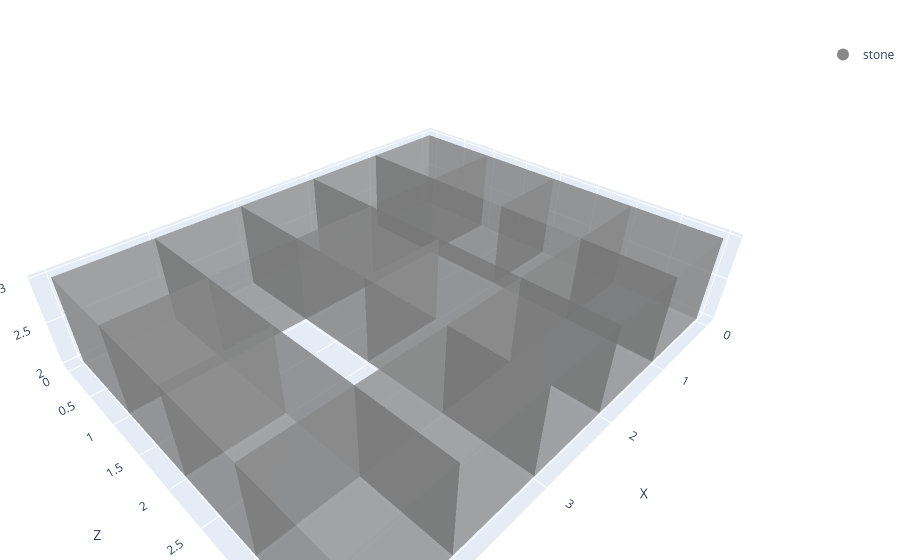

Notebook code cell kept with this figure:
### Code cell
coords = [
    {"x":  0, "y": 2, "z": 0, "material": "stone"},
    {"x":  1, "y": 2, "z": 0, "material": "stone"},
    {"x":  2, "y": 2, "z": 0, "material": "stone"},
    {"x":  3, "y": 2, "z": 0, "material": "stone"},
    {"x":  4, "y": 2, "z": 0, "material": "stone"},
    {"x":  0, "y": 2, "z": 1, "material": "stone"},
    {"x":  2, "y": 2, "z": 1, "material": "stone"},
    {"x":  4, "y": 2, "z": 1, "material": "stone"},
    {"x":  0, "y": 2, "z": 2, "material": "stone"},
    {"x":  2, "y": 2, "z": 2, "material": "stone"},
    {"x":  4, "y": 2, "z": 2, "material": "stone"},
    {"x":  0, "y": 2, "z": 3, "material": "stone"},
    {"x":  1, "y": 2, "z": 3, "material": "stone"},
    {"x":  2, "y": 2, "z": 3, "material": "stone"},
    {"x":  3, "y": 2, "z": 3, "material": "stone"},
    {"x":  4, "y": 2, "z": 3, "material": "stone"},
]

print(has_rooms(coords, 1))
print(has_rooms(coords, 2))
print(has_rooms(coords, 3))
print(has_rooms(coords, 4))
print(has_rooms(coords, 5))

plotly_blocks.plot(coords)

### Figure 1 — Plotly figure (JSON) as saved in the notebook; plotly's stock layout.template omitted (floating-point values rounded to 4 significant figures; data arrays with more than 128 entries replaced by an {"elided": "..."} marker saying what was removed)
{"data": [{"facecolor": {"elided": "192 str values"}, "flatshading": true, "i": {"elided": "192 int values"}, "j": {"elided": "192 int values"}, "k": {"elided": "192 int values"}, "opacity": 0.5, "type": "mesh3d", "x": [0, 1, 1, 0, 0, 1, 1, 0, 1, 2, 2, 1, 1, 2, 2, 1, 2, 3, 3, 2, 2, 3, 3, 2, 3, 4, 4, 3, 3, 4, 4, 3, 4, 5, 5, 4, 4, 5, 5, 4, 0, 1, 1, 0, 0, 1, 1, 0, 2, 3, 3, 2, 2, 3, 3, 2, 4, 5, 5, 4, 4, 5, 5, 4, 0, 1, 1, 0, 0, 1, 1, 0, 2, 3, 3, 2, 2, 3, 3, 2, 4, 5, 5, 4, 4, 5, 5, 4, 0, 1, 1, 0, 0, 1, 1, 0, 1, 2, 2, 1, 1, 2, 2, 1, 2, 3, 3, 2, 2, 3, 3, 2, 3, 4, 4, 3, 3, 4, 4, 3, 4, 5, 5, 4, 4, 5, 5, 4], "y": [0, 0, 0, 0, 1, 1, 1, 1, 0, 0, 0, 0, 1, 1, 1, 1, 0, 0, 0, 0, 1, 1, 1, 1, 0, 0, 0, 0, 1, 1, 1, 1, 0, 0, 0, 0, 1, 1, 1, 1, 1, 1, 1, 1, 2, 2, 2, 2, 1, 1, 1, 1, 2, 2, 2, 2, 1, 1, 1, 1, 2, 2, 2, 2, 2, 2, 2, 2, 3, 3, 3, 3, 2, 2, 2, 2, 3, 3, 3, 3, 2, 2, 2, 2, 3, 3, 3, 3, 3, 3, 3, 3, 4, 4, 4, 4, 3, 3, 3, 3, 4, 4, 4, 4, 3, 3, 3, 3, 4, 4, 4, 4, 3, 3, 3, 3, 4, 4, 4, 4, 3, 3, 3, 3, 4, 4, 4, 4], "z": [2, 2, 3, 3, 2, 2, 3, 3, 2, 2, 3, 3, 2, 2, 3, 3, 2, 2, 3, 3, 2, 2, 3, 3, 2, 2, 3, 3, 2, 2, 3, 3, 2, 2, 3, 3, 2, 2, 3, 3, 2, 2, 3, 3, 2, 2, 3, 3, 2, 2, 3, 3, 2, 2, 3, 3, 2, 2, 3, 3, 2, 2, 3, 3, 2, 2, 3, 3, 2, 2, 3, 3, 2, 2, 3, 3, 2, 2, 3, 3, 2, 2, 3, 3, 2, 2, 3, 3, 2, 2, 3, 3, 2, 2, 3, 3, 2, 2, 3, 3, 2, 2, 3, 3, 2, 2, 3, 3, 2, 2, 3, 3, 2, 2, 3, 3, 2, 2, 3, 3, 2, 2, 3, 3, 2, 2, 3, 3]}, {"marker": {"color": "#888888", "size": 8}, "mode": "markers", "name": "stone", "showlegend": true, "type": "scatter3d", "x": [null], "y": [null], "z": [null]}], "layout": {"legend": {"itemsizing": "constant"}, "margin": {"b": 0, "l": 0, "r": 0, "t": 40}, "scene": {"aspectmode": "data", "xaxis": {"title": {"text": "X"}}, "yaxis": {"title": {"text": "Z"}}, "zaxis": {"title": {"text": "Y (Height)"}}}, "title": {"text": ""}}}
